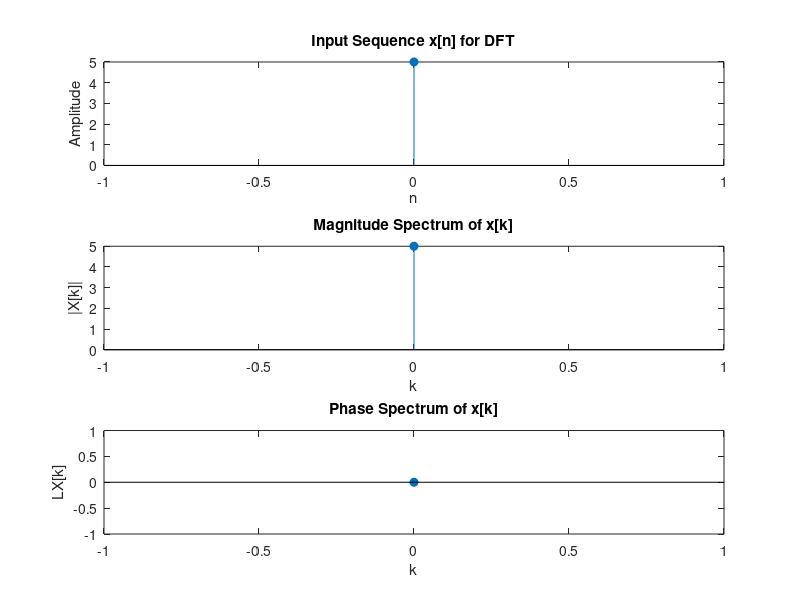

This figure's MATLAB source:
clc; clear; close all;

x = input('Enter input sequence x[n]: ');
N = length(x);
X = zeros(1, N);

for k = 0:N-1
    for n = 0:N-1
        X(k+1) = X(k+1) + x(n+1)*exp(-1j*2*pi*k*n/N);
    end
end

disp('DFT of x:');
disp(X);

k = 0:N-1;
figure;
subplot(3,1,1);
stem(0:N-1, x, 'filled'); title('Input Sequence x[n] for DFT');
xlabel('n'); ylabel('Amplitude');

subplot(3,1,2);
stem(k, abs(X), 'filled'); title('Magnitude Spectrum of x[k]');
xlabel('k'); ylabel('|X[k]|');

subplot(3,1,3);
stem(k, angle(X), 'filled'); title('Phase Spectrum of x[k]');
xlabel('k'); ylabel('LX[k]');